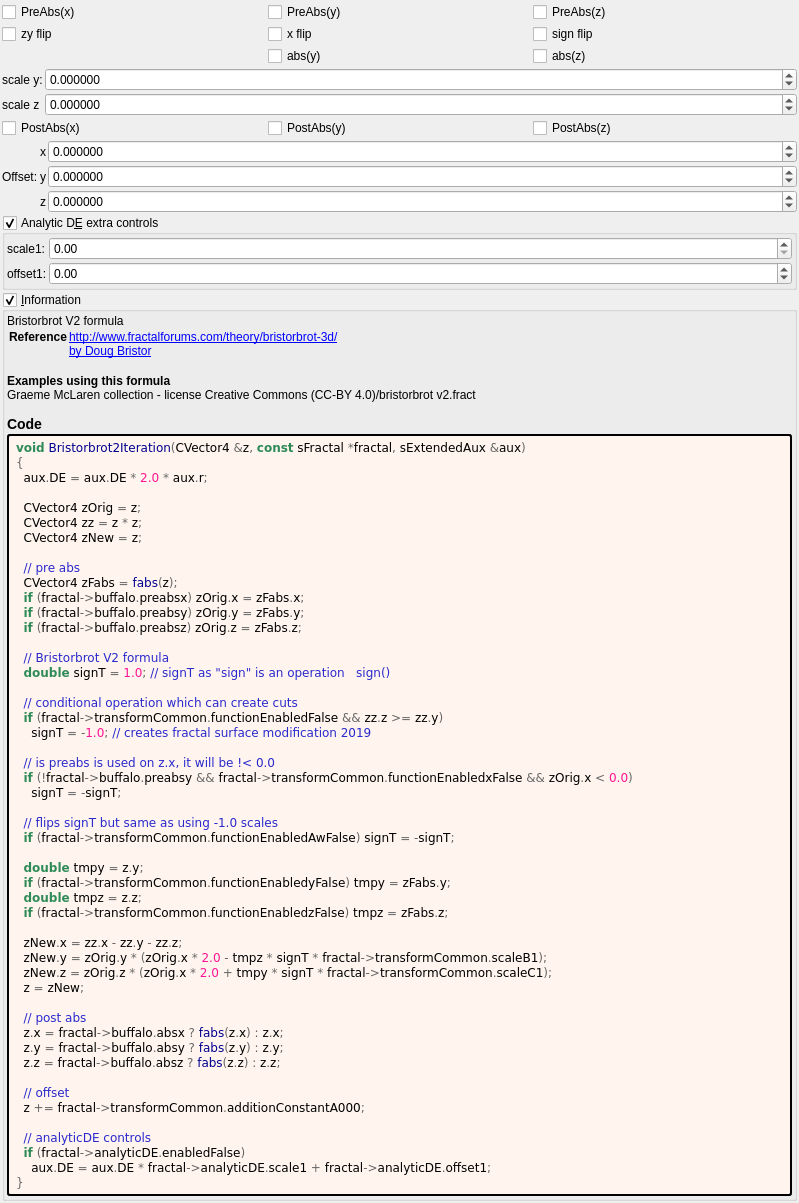
 <widget class="QWidget" name="Form">
  <property name="geometry">
   <rect>
    <x>0</x>
    <y>0</y>
    <width>799</width>
    <height>1040</height>
   </rect>
  </property>
  <property name="windowTitle">
   <string notr="true">bristorbrot2</string>
  </property>
  <layout class="QVBoxLayout" name="verticalLayout">
   <property name="spacing">
    <number>2</number>
   </property>
   <property name="leftMargin">
    <number>2</number>
   </property>
   <property name="topMargin">
    <number>2</number>
   </property>
   <property name="rightMargin">
    <number>2</number>
   </property>
   <property name="bottomMargin">
    <number>2</number>
   </property>
   <item>
    <layout class="QGridLayout" name="gridLayout_2">
     <item row="0" column="1">
      <widget class="MyCheckBox" name="checkBox_buffalo_preabs_y">
       <property name="text">
        <string>PreAbs(y)</string>
       </property>
      </widget>
     </item>
     <item row="0" column="0">
      <widget class="MyCheckBox" name="checkBox_buffalo_preabs_x">
       <property name="text">
        <string>PreAbs(x)</string>
       </property>
      </widget>
     </item>
     <item row="0" column="2">
      <widget class="MyCheckBox" name="checkBox_buffalo_preabs_z">
       <property name="text">
        <string>PreAbs(z)</string>
       </property>
      </widget>
     </item>
     <item row="1" column="0">
      <widget class="MyCheckBox" name="checkBox_transf_function_enabled_false">
       <property name="text">
        <string>zy flip</string>
       </property>
      </widget>
     </item>
     <item row="2" column="1">
      <widget class="MyCheckBox" name="checkBox_transf_function_enabledy_false">
       <property name="text">
        <string notr="true">abs(y)</string>
       </property>
      </widget>
     </item>
     <item row="2" column="2">
      <widget class="MyCheckBox" name="checkBox_transf_function_enabledz_false">
       <property name="text">
        <string notr="true">abs(z)</string>
       </property>
      </widget>
     </item>
     <item row="1" column="1">
      <widget class="MyCheckBox" name="checkBox_transf_function_enabledx_false">
       <property name="text">
        <string>x flip</string>
       </property>
      </widget>
     </item>
     <item row="1" column="2">
      <widget class="MyCheckBox" name="checkBox_transf_function_enabledAw_false">
       <property name="text">
        <string>sign flip</string>
       </property>
      </widget>
     </item>
    </layout>
   </item>
   <item>
    <layout class="QGridLayout" name="gridLayout_82" columnstretch="0,0,1">
     <property name="spacing">
      <number>2</number>
     </property>
     <item row="4" column="0">
      <widget class="QLabel" name="label_264">
       <property name="text">
        <string>scale z</string>
       </property>
      </widget>
     </item>
     <item row="3" column="0">
      <widget class="QLabel" name="label_263">
       <property name="text">
        <string>scale y:</string>
       </property>
      </widget>
     </item>
     <item row="3" column="1" colspan="2">
      <widget class="MyDoubleSpinBox" name="spinbox_transf_scaleB_1">
       <property name="sizePolicy">
        <sizepolicy hsizetype="Minimum" vsizetype="Maximum">
         <horstretch>0</horstretch>
         <verstretch>0</verstretch>
        </sizepolicy>
       </property>
       <property name="prefix">
        <string/>
       </property>
       <property name="suffix">
        <string/>
       </property>
       <property name="decimals">
        <number>6</number>
       </property>
       <property name="minimum">
        <double>-1.000000000000000</double>
       </property>
       <property name="maximum">
        <double>1.000000000000000</double>
       </property>
       <property name="singleStep">
        <double>0.100000000000000</double>
       </property>
      </widget>
     </item>
     <item row="4" column="1" colspan="2">
      <widget class="MyDoubleSpinBox" name="spinbox_transf_scaleC_1">
       <property name="sizePolicy">
        <sizepolicy hsizetype="Minimum" vsizetype="Maximum">
         <horstretch>0</horstretch>
         <verstretch>0</verstretch>
        </sizepolicy>
       </property>
       <property name="prefix">
        <string/>
       </property>
       <property name="suffix">
        <string/>
       </property>
       <property name="decimals">
        <number>6</number>
       </property>
       <property name="minimum">
        <double>-1.000000000000000</double>
       </property>
       <property name="maximum">
        <double>1.000000000000000</double>
       </property>
       <property name="singleStep">
        <double>0.100000000000000</double>
       </property>
      </widget>
     </item>
    </layout>
   </item>
   <item>
    <layout class="QGridLayout" name="gridLayout_3">
     <item row="1" column="0">
      <widget class="MyCheckBox" name="checkBox_buffalo_abs_x">
       <property name="text">
        <string notr="true">PostAbs(x)</string>
       </property>
      </widget>
     </item>
     <item row="1" column="1">
      <widget class="MyCheckBox" name="checkBox_buffalo_abs_y">
       <property name="text">
        <string notr="true">PostAbs(y)</string>
       </property>
      </widget>
     </item>
     <item row="1" column="2">
      <widget class="MyCheckBox" name="checkBox_buffalo_abs_z">
       <property name="text">
        <string notr="true">PostAbs(z)</string>
       </property>
      </widget>
     </item>
    </layout>
   </item>
   <item>
    <layout class="QGridLayout" name="gridLayout_64" columnstretch="0,0,0,1">
     <property name="spacing">
      <number>2</number>
     </property>
     <item row="3" column="2">
      <widget class="QLabel" name="label_124">
       <property name="text">
        <string notr="true">z</string>
       </property>
      </widget>
     </item>
     <item row="2" column="3">
      <widget class="MyDoubleSpinBox" name="spinbox3_transf_addition_constantA_000_y">
       <property name="sizePolicy">
        <sizepolicy hsizetype="Minimum" vsizetype="Maximum">
         <horstretch>0</horstretch>
         <verstretch>0</verstretch>
        </sizepolicy>
       </property>
       <property name="decimals">
        <number>6</number>
       </property>
       <property name="minimum">
        <double>-99.989999999999995</double>
       </property>
       <property name="maximum">
        <double>99.989999999999995</double>
       </property>
       <property name="singleStep">
        <double>0.100000000000000</double>
       </property>
      </widget>
     </item>
     <item row="3" column="3">
      <widget class="MyDoubleSpinBox" name="spinbox3_transf_addition_constantA_000_z">
       <property name="sizePolicy">
        <sizepolicy hsizetype="Minimum" vsizetype="Maximum">
         <horstretch>0</horstretch>
         <verstretch>0</verstretch>
        </sizepolicy>
       </property>
       <property name="decimals">
        <number>6</number>
       </property>
       <property name="minimum">
        <double>-99.989999999999995</double>
       </property>
       <property name="maximum">
        <double>99.989999999999995</double>
       </property>
       <property name="singleStep">
        <double>0.100000000000000</double>
       </property>
      </widget>
     </item>
     <item row="2" column="2">
      <widget class="QLabel" name="label_122">
       <property name="text">
        <string notr="true">y</string>
       </property>
      </widget>
     </item>
     <item row="1" column="3">
      <widget class="MyDoubleSpinBox" name="spinbox3_transf_addition_constantA_000_x">
       <property name="sizePolicy">
        <sizepolicy hsizetype="Minimum" vsizetype="Maximum">
         <horstretch>0</horstretch>
         <verstretch>0</verstretch>
        </sizepolicy>
       </property>
       <property name="prefix">
        <string/>
       </property>
       <property name="decimals">
        <number>6</number>
       </property>
       <property name="minimum">
        <double>-99.989999999999995</double>
       </property>
       <property name="singleStep">
        <double>0.100000000000000</double>
       </property>
      </widget>
     </item>
     <item row="1" column="2">
      <widget class="QLabel" name="label_123">
       <property name="text">
        <string notr="true">x</string>
       </property>
      </widget>
     </item>
     <item row="2" column="1">
      <widget class="QLabel" name="label_257">
       <property name="text">
        <string>Offset:</string>
       </property>
      </widget>
     </item>
    </layout>
   </item>
   <item>
    <widget class="MyGroupBox" name="groupCheck_analyticDE_enabled_false">
     <property name="title">
      <string>Analytic D&amp;E extra controls</string>
     </property>
     <property name="checkable">
      <bool>true</bool>
     </property>
     <layout class="QVBoxLayout" name="verticalLayout_13" stretch="0">
      <property name="spacing">
       <number>2</number>
      </property>
      <property name="leftMargin">
       <number>2</number>
      </property>
      <property name="topMargin">
       <number>2</number>
      </property>
      <property name="rightMargin">
       <number>2</number>
      </property>
      <property name="bottomMargin">
       <number>2</number>
      </property>
      <item>
       <layout class="QGridLayout" name="gridLayout_27" columnstretch="0,0,1">
        <property name="spacing">
         <number>2</number>
        </property>
        <item row="1" column="2">
         <widget class="MyDoubleSpinBox" name="spinbox_analyticDE_offset_1">
          <property name="sizePolicy">
           <sizepolicy hsizetype="Minimum" vsizetype="Maximum">
            <horstretch>0</horstretch>
            <verstretch>0</verstretch>
           </sizepolicy>
          </property>
          <property name="prefix">
           <string/>
          </property>
          <property name="suffix">
           <string/>
          </property>
          <property name="decimals">
           <number>2</number>
          </property>
          <property name="minimum">
           <double>-99.989999999999995</double>
          </property>
          <property name="maximum">
           <double>99.989999999999995</double>
          </property>
          <property name="singleStep">
           <double>0.100000000000000</double>
          </property>
         </widget>
        </item>
        <item row="1" column="1">
         <widget class="QLabel" name="label_177">
          <property name="text">
           <string>offset1:</string>
          </property>
         </widget>
        </item>
        <item row="0" column="1">
         <widget class="QLabel" name="label_182">
          <property name="text">
           <string>scale1:</string>
          </property>
         </widget>
        </item>
        <item row="0" column="2">
         <widget class="MyDoubleSpinBox" name="spinbox_analyticDE_scale_1">
          <property name="sizePolicy">
           <sizepolicy hsizetype="Minimum" vsizetype="Maximum">
            <horstretch>0</horstretch>
            <verstretch>0</verstretch>
           </sizepolicy>
          </property>
          <property name="prefix">
           <string/>
          </property>
          <property name="suffix">
           <string/>
          </property>
          <property name="decimals">
           <number>2</number>
          </property>
          <property name="minimum">
           <double>0.000000000000000</double>
          </property>
          <property name="maximum">
           <double>99.989999999999995</double>
          </property>
          <property name="singleStep">
           <double>0.100000000000000</double>
          </property>
         </widget>
        </item>
       </layout>
      </item>
     </layout>
    </widget>
   </item>
   <item>
    <widget class="MyGroupBox" name="groupCheck_info">
     <property name="title">
      <string>&amp;Information</string>
     </property>
     <property name="flat">
      <bool>false</bool>
     </property>
     <property name="checkable">
      <bool>true</bool>
     </property>
     <layout class="QVBoxLayout" name="verticalLayout_2">
      <property name="spacing">
       <number>2</number>
      </property>
      <property name="leftMargin">
       <number>2</number>
      </property>
      <property name="topMargin">
       <number>2</number>
      </property>
      <property name="rightMargin">
       <number>2</number>
      </property>
      <property name="bottomMargin">
       <number>2</number>
      </property>
      <item>
       <widget class="QLabel" name="label_information_general">
        <property name="text">
         <string notr="true">&lt;p&gt;Bristorbrot V2 formula&lt;/p&gt;&lt;table&gt;
&lt;tr&gt;&lt;th&gt;Reference&lt;/th&gt;&lt;td&gt;&lt;a href=&quot;http://www.fractalforums.com/theory/bristorbrot-3d/&quot;&gt;http://www.fractalforums.com/theory/bristorbrot-3d/&lt;br&gt;
&lt;a href=&quot;by Doug Bristor&quot;&gt;by Doug Bristor&lt;br&gt;
&lt;/td&gt;&lt;/tr&gt;
&lt;/table&gt;
&lt;br&gt;&lt;b&gt;Examples using this formula&lt;/b&gt;&lt;br&gt;Graeme McLaren  collection - license Creative Commons  (CC-BY 4.0)/bristorbrot v2.fract&lt;h3&gt;Code&lt;/h3&gt;</string>
        </property>
        <property name="wordWrap">
         <bool>true</bool>
        </property>
        <property name="openExternalLinks">
         <bool>true</bool>
        </property>
        <property name="textInteractionFlags">
         <set>Qt::LinksAccessibleByMouse|Qt::TextSelectableByMouse</set>
        </property>
       </widget>
      </item>
      <item>
       <widget class="QLabel" name="label_code_content">
        <property name="styleSheet">
         <string notr="true">border-style: outset; border-width: 2px; border-radius: 3px; border-color: black; background-color: #fff5ee; padding: 4px;</string>
        </property>
        <property name="text">
         <string notr="true">&lt;body style=&quot;background-color:#fff5ee&quot;&gt;
&lt;pre style=&quot;color:#000000; background-color:#fff5ee;  font-family:&#039;Courier New&#039;,monospace;white-space: pre-wrap;&quot;&gt;&lt;span style=&quot;color:#2e8b57; font-weight:bold&quot;&gt;void&lt;/span&gt; &lt;span style=&quot;color:#00008f&quot;&gt;Bristorbrot2Iteration&lt;/span&gt;&lt;span style=&quot;color:#676767&quot;&gt;(&lt;/span&gt;CVector4 &lt;span style=&quot;color:#676767&quot;&gt;&amp;amp;&lt;/span&gt;z&lt;span style=&quot;color:#676767&quot;&gt;,&lt;/span&gt; &lt;span style=&quot;color:#2e8b57; font-weight:bold&quot;&gt;const&lt;/span&gt; sFractal &lt;span style=&quot;color:#676767&quot;&gt;*&lt;/span&gt;fractal&lt;span style=&quot;color:#676767&quot;&gt;,&lt;/span&gt; sExtendedAux &lt;span style=&quot;color:#676767&quot;&gt;&amp;amp;&lt;/span&gt;aux&lt;span style=&quot;color:#676767&quot;&gt;)&lt;/span&gt;
&lt;span style=&quot;color:#676767&quot;&gt;{&lt;/span&gt;
  aux&lt;span style=&quot;color:#676767&quot;&gt;.&lt;/span&gt;DE &lt;span style=&quot;color:#676767&quot;&gt;=&lt;/span&gt; aux&lt;span style=&quot;color:#676767&quot;&gt;.&lt;/span&gt;DE &lt;span style=&quot;color:#676767&quot;&gt;*&lt;/span&gt; &lt;span style=&quot;color:#ff1493&quot;&gt;2.0&lt;/span&gt; &lt;span style=&quot;color:#676767&quot;&gt;*&lt;/span&gt; aux&lt;span style=&quot;color:#676767&quot;&gt;.&lt;/span&gt;r&lt;span style=&quot;color:#676767&quot;&gt;;&lt;/span&gt;

  CVector4 zOrig &lt;span style=&quot;color:#676767&quot;&gt;=&lt;/span&gt; z&lt;span style=&quot;color:#676767&quot;&gt;;&lt;/span&gt;
  CVector4 zz &lt;span style=&quot;color:#676767&quot;&gt;=&lt;/span&gt; z &lt;span style=&quot;color:#676767&quot;&gt;*&lt;/span&gt; z&lt;span style=&quot;color:#676767&quot;&gt;;&lt;/span&gt;
  CVector4 zNew &lt;span style=&quot;color:#676767&quot;&gt;=&lt;/span&gt; z&lt;span style=&quot;color:#676767&quot;&gt;;&lt;/span&gt;

  &lt;span style=&quot;color:#2929cc&quot;&gt;// pre abs&lt;/span&gt;
  CVector4 zFabs &lt;span style=&quot;color:#676767&quot;&gt;=&lt;/span&gt; &lt;span style=&quot;color:#00008f&quot;&gt;fabs&lt;/span&gt;&lt;span style=&quot;color:#676767&quot;&gt;(&lt;/span&gt;z&lt;span style=&quot;color:#676767&quot;&gt;);&lt;/span&gt;
  &lt;span style=&quot;color:#2e8b57; font-weight:bold&quot;&gt;if&lt;/span&gt; &lt;span style=&quot;color:#676767&quot;&gt;(&lt;/span&gt;fractal&lt;span style=&quot;color:#676767&quot;&gt;-&amp;gt;&lt;/span&gt;buffalo&lt;span style=&quot;color:#676767&quot;&gt;.&lt;/span&gt;preabsx&lt;span style=&quot;color:#676767&quot;&gt;)&lt;/span&gt; zOrig&lt;span style=&quot;color:#676767&quot;&gt;.&lt;/span&gt;x &lt;span style=&quot;color:#676767&quot;&gt;=&lt;/span&gt; zFabs&lt;span style=&quot;color:#676767&quot;&gt;.&lt;/span&gt;x&lt;span style=&quot;color:#676767&quot;&gt;;&lt;/span&gt;
  &lt;span style=&quot;color:#2e8b57; font-weight:bold&quot;&gt;if&lt;/span&gt; &lt;span style=&quot;color:#676767&quot;&gt;(&lt;/span&gt;fractal&lt;span style=&quot;color:#676767&quot;&gt;-&amp;gt;&lt;/span&gt;buffalo&lt;span style=&quot;color:#676767&quot;&gt;.&lt;/span&gt;preabsy&lt;span style=&quot;color:#676767&quot;&gt;)&lt;/span&gt; zOrig&lt;span style=&quot;color:#676767&quot;&gt;.&lt;/span&gt;y &lt;span style=&quot;color:#676767&quot;&gt;=&lt;/span&gt; zFabs&lt;span style=&quot;color:#676767&quot;&gt;.&lt;/span&gt;y&lt;span style=&quot;color:#676767&quot;&gt;;&lt;/span&gt;
  &lt;span style=&quot;color:#2e8b57; font-weight:bold&quot;&gt;if&lt;/span&gt; &lt;span style=&quot;color:#676767&quot;&gt;(&lt;/span&gt;fractal&lt;span style=&quot;color:#676767&quot;&gt;-&amp;gt;&lt;/span&gt;buffalo&lt;span style=&quot;color:#676767&quot;&gt;.&lt;/span&gt;preabsz&lt;span style=&quot;color:#676767&quot;&gt;)&lt;/span&gt; zOrig&lt;span style=&quot;color:#676767&quot;&gt;.&lt;/span&gt;z &lt;span style=&quot;color:#676767&quot;&gt;=&lt;/span&gt; zFabs&lt;span style=&quot;color:#676767&quot;&gt;.&lt;/span&gt;z&lt;span style=&quot;color:#676767&quot;&gt;;&lt;/span&gt;

  &lt;span style=&quot;color:#2929cc&quot;&gt;// Bristorbrot V2 formula&lt;/span&gt;
  &lt;span style=&quot;color:#2e8b57; font-weight:bold&quot;&gt;double&lt;/span&gt; signT &lt;span style=&quot;color:#676767&quot;&gt;=&lt;/span&gt; &lt;span style=&quot;color:#ff1493&quot;&gt;1.0&lt;/span&gt;&lt;span style=&quot;color:#676767&quot;&gt;;&lt;/span&gt; &lt;span style=&quot;color:#2929cc&quot;&gt;// signT as &amp;quot;sign&amp;quot; is an operation   sign()&lt;/span&gt;

  &lt;span style=&quot;color:#2929cc&quot;&gt;// conditional operation which can create cuts&lt;/span&gt;
  &lt;span style=&quot;color:#2e8b57; font-weight:bold&quot;&gt;if&lt;/span&gt; &lt;span style=&quot;color:#676767&quot;&gt;(&lt;/span&gt;fractal&lt;span style=&quot;color:#676767&quot;&gt;-&amp;gt;&lt;/span&gt;transformCommon&lt;span style=&quot;color:#676767&quot;&gt;.&lt;/span&gt;functionEnabledFalse &lt;span style=&quot;color:#676767&quot;&gt;&amp;amp;&amp;amp;&lt;/span&gt; zz&lt;span style=&quot;color:#676767&quot;&gt;.&lt;/span&gt;z &lt;span style=&quot;color:#676767&quot;&gt;&amp;gt;=&lt;/span&gt; zz&lt;span style=&quot;color:#676767&quot;&gt;.&lt;/span&gt;y&lt;span style=&quot;color:#676767&quot;&gt;)&lt;/span&gt;
    signT &lt;span style=&quot;color:#676767&quot;&gt;= -&lt;/span&gt;&lt;span style=&quot;color:#ff1493&quot;&gt;1.0&lt;/span&gt;&lt;span style=&quot;color:#676767&quot;&gt;;&lt;/span&gt; &lt;span style=&quot;color:#2929cc&quot;&gt;// creates fractal surface modification 2019&lt;/span&gt;

  &lt;span style=&quot;color:#2929cc&quot;&gt;// is preabs is used on z.x, it will be !&amp;lt; 0.0&lt;/span&gt;
  &lt;span style=&quot;color:#2e8b57; font-weight:bold&quot;&gt;if&lt;/span&gt; &lt;span style=&quot;color:#676767&quot;&gt;(!&lt;/span&gt;fractal&lt;span style=&quot;color:#676767&quot;&gt;-&amp;gt;&lt;/span&gt;buffalo&lt;span style=&quot;color:#676767&quot;&gt;.&lt;/span&gt;preabsy &lt;span style=&quot;color:#676767&quot;&gt;&amp;amp;&amp;amp;&lt;/span&gt; fractal&lt;span style=&quot;color:#676767&quot;&gt;-&amp;gt;&lt;/span&gt;transformCommon&lt;span style=&quot;color:#676767&quot;&gt;.&lt;/span&gt;functionEnabledxFalse &lt;span style=&quot;color:#676767&quot;&gt;&amp;amp;&amp;amp;&lt;/span&gt; zOrig&lt;span style=&quot;color:#676767&quot;&gt;.&lt;/span&gt;x &lt;span style=&quot;color:#676767&quot;&gt;&amp;lt;&lt;/span&gt; &lt;span style=&quot;color:#ff1493&quot;&gt;0.0&lt;/span&gt;&lt;span style=&quot;color:#676767&quot;&gt;)&lt;/span&gt;
    signT &lt;span style=&quot;color:#676767&quot;&gt;= -&lt;/span&gt;signT&lt;span style=&quot;color:#676767&quot;&gt;;&lt;/span&gt;

  &lt;span style=&quot;color:#2929cc&quot;&gt;// flips signT but same as using -1.0 scales&lt;/span&gt;
  &lt;span style=&quot;color:#2e8b57; font-weight:bold&quot;&gt;if&lt;/span&gt; &lt;span style=&quot;color:#676767&quot;&gt;(&lt;/span&gt;fractal&lt;span style=&quot;color:#676767&quot;&gt;-&amp;gt;&lt;/span&gt;transformCommon&lt;span style=&quot;color:#676767&quot;&gt;.&lt;/span&gt;functionEnabledAwFalse&lt;span style=&quot;color:#676767&quot;&gt;)&lt;/span&gt; signT &lt;span style=&quot;color:#676767&quot;&gt;= -&lt;/span&gt;signT&lt;span style=&quot;color:#676767&quot;&gt;;&lt;/span&gt;

  &lt;span style=&quot;color:#2e8b57; font-weight:bold&quot;&gt;double&lt;/span&gt; tmpy &lt;span style=&quot;color:#676767&quot;&gt;=&lt;/span&gt; z&lt;span style=&quot;color:#676767&quot;&gt;.&lt;/span&gt;y&lt;span style=&quot;color:#676767&quot;&gt;;&lt;/span&gt;
  &lt;span style=&quot;color:#2e8b57; font-weight:bold&quot;&gt;if&lt;/span&gt; &lt;span style=&quot;color:#676767&quot;&gt;(&lt;/span&gt;fractal&lt;span style=&quot;color:#676767&quot;&gt;-&amp;gt;&lt;/span&gt;transformCommon&lt;span style=&quot;color:#676767&quot;&gt;.&lt;/span&gt;functionEnabledyFalse&lt;span style=&quot;color:#676767&quot;&gt;)&lt;/span&gt; tmpy &lt;span style=&quot;color:#676767&quot;&gt;=&lt;/span&gt; zFabs&lt;span style=&quot;color:#676767&quot;&gt;.&lt;/span&gt;y&lt;span style=&quot;color:#676767&quot;&gt;;&lt;/span&gt;
  &lt;span style=&quot;color:#2e8b57; font-weight:bold&quot;&gt;double&lt;/span&gt; tmpz &lt;span style=&quot;color:#676767&quot;&gt;=&lt;/span&gt; z&lt;span style=&quot;color:#676767&quot;&gt;.&lt;/span&gt;z&lt;span style=&quot;color:#676767&quot;&gt;;&lt;/span&gt;
  &lt;span style=&quot;color:#2e8b57; font-weight:bold&quot;&gt;if&lt;/span&gt; &lt;span style=&quot;color:#676767&quot;&gt;(&lt;/span&gt;fractal&lt;span style=&quot;color:#676767&quot;&gt;-&amp;gt;&lt;/span&gt;transformCommon&lt;span style=&quot;color:#676767&quot;&gt;.&lt;/span&gt;functionEnabledzFalse&lt;span style=&quot;color:#676767&quot;&gt;)&lt;/span&gt; tmpz &lt;span style=&quot;color:#676767&quot;&gt;=&lt;/span&gt; zFabs&lt;span style=&quot;color:#676767&quot;&gt;.&lt;/span&gt;z&lt;span style=&quot;color:#676767&quot;&gt;;&lt;/span&gt;

  zNew&lt;span style=&quot;color:#676767&quot;&gt;.&lt;/span&gt;x &lt;span style=&quot;color:#676767&quot;&gt;=&lt;/span&gt; zz&lt;span style=&quot;color:#676767&quot;&gt;.&lt;/span&gt;x &lt;span style=&quot;color:#676767&quot;&gt;-&lt;/span&gt; zz&lt;span style=&quot;color:#676767&quot;&gt;.&lt;/span&gt;y &lt;span style=&quot;color:#676767&quot;&gt;-&lt;/span&gt; zz&lt;span style=&quot;color:#676767&quot;&gt;.&lt;/span&gt;z&lt;span style=&quot;color:#676767&quot;&gt;;&lt;/span&gt;
  zNew&lt;span style=&quot;color:#676767&quot;&gt;.&lt;/span&gt;y &lt;span style=&quot;color:#676767&quot;&gt;=&lt;/span&gt; zOrig&lt;span style=&quot;color:#676767&quot;&gt;.&lt;/span&gt;y &lt;span style=&quot;color:#676767&quot;&gt;* (&lt;/span&gt;zOrig&lt;span style=&quot;color:#676767&quot;&gt;.&lt;/span&gt;x &lt;span style=&quot;color:#676767&quot;&gt;*&lt;/span&gt; &lt;span style=&quot;color:#ff1493&quot;&gt;2.0&lt;/span&gt; &lt;span style=&quot;color:#676767&quot;&gt;-&lt;/span&gt; tmpz &lt;span style=&quot;color:#676767&quot;&gt;*&lt;/span&gt; signT &lt;span style=&quot;color:#676767&quot;&gt;*&lt;/span&gt; fractal&lt;span style=&quot;color:#676767&quot;&gt;-&amp;gt;&lt;/span&gt;transformCommon&lt;span style=&quot;color:#676767&quot;&gt;.&lt;/span&gt;scaleB1&lt;span style=&quot;color:#676767&quot;&gt;);&lt;/span&gt;
  zNew&lt;span style=&quot;color:#676767&quot;&gt;.&lt;/span&gt;z &lt;span style=&quot;color:#676767&quot;&gt;=&lt;/span&gt; zOrig&lt;span style=&quot;color:#676767&quot;&gt;.&lt;/span&gt;z &lt;span style=&quot;color:#676767&quot;&gt;* (&lt;/span&gt;zOrig&lt;span style=&quot;color:#676767&quot;&gt;.&lt;/span&gt;x &lt;span style=&quot;color:#676767&quot;&gt;*&lt;/span&gt; &lt;span style=&quot;color:#ff1493&quot;&gt;2.0&lt;/span&gt; &lt;span style=&quot;color:#676767&quot;&gt;+&lt;/span&gt; tmpy &lt;span style=&quot;color:#676767&quot;&gt;*&lt;/span&gt; signT &lt;span style=&quot;color:#676767&quot;&gt;*&lt;/span&gt; fractal&lt;span style=&quot;color:#676767&quot;&gt;-&amp;gt;&lt;/span&gt;transformCommon&lt;span style=&quot;color:#676767&quot;&gt;.&lt;/span&gt;scaleC1&lt;span style=&quot;color:#676767&quot;&gt;);&lt;/span&gt;
  z &lt;span style=&quot;color:#676767&quot;&gt;=&lt;/span&gt; zNew&lt;span style=&quot;color:#676767&quot;&gt;;&lt;/span&gt;

  &lt;span style=&quot;color:#2929cc&quot;&gt;// post abs&lt;/span&gt;
  z&lt;span style=&quot;color:#676767&quot;&gt;.&lt;/span&gt;x &lt;span style=&quot;color:#676767&quot;&gt;=&lt;/span&gt; fractal&lt;span style=&quot;color:#676767&quot;&gt;-&amp;gt;&lt;/span&gt;buffalo&lt;span style=&quot;color:#676767&quot;&gt;.&lt;/span&gt;absx &lt;span style=&quot;color:#676767&quot;&gt;?&lt;/span&gt; &lt;span style=&quot;color:#00008f&quot;&gt;fabs&lt;/span&gt;&lt;span style=&quot;color:#676767&quot;&gt;(&lt;/span&gt;z&lt;span style=&quot;color:#676767&quot;&gt;.&lt;/span&gt;x&lt;span style=&quot;color:#676767&quot;&gt;) :&lt;/span&gt; z&lt;span style=&quot;color:#676767&quot;&gt;.&lt;/span&gt;x&lt;span style=&quot;color:#676767&quot;&gt;;&lt;/span&gt;
  z&lt;span style=&quot;color:#676767&quot;&gt;.&lt;/span&gt;y &lt;span style=&quot;color:#676767&quot;&gt;=&lt;/span&gt; fractal&lt;span style=&quot;color:#676767&quot;&gt;-&amp;gt;&lt;/span&gt;buffalo&lt;span style=&quot;color:#676767&quot;&gt;.&lt;/span&gt;absy &lt;span style=&quot;color:#676767&quot;&gt;?&lt;/span&gt; &lt;span style=&quot;color:#00008f&quot;&gt;fabs&lt;/span&gt;&lt;span style=&quot;color:#676767&quot;&gt;(&lt;/span&gt;z&lt;span style=&quot;color:#676767&quot;&gt;.&lt;/span&gt;y&lt;span style=&quot;color:#676767&quot;&gt;) :&lt;/span&gt; z&lt;span style=&quot;color:#676767&quot;&gt;.&lt;/span&gt;y&lt;span style=&quot;color:#676767&quot;&gt;;&lt;/span&gt;
  z&lt;span style=&quot;color:#676767&quot;&gt;.&lt;/span&gt;z &lt;span style=&quot;color:#676767&quot;&gt;=&lt;/span&gt; fractal&lt;span style=&quot;color:#676767&quot;&gt;-&amp;gt;&lt;/span&gt;buffalo&lt;span style=&quot;color:#676767&quot;&gt;.&lt;/span&gt;absz &lt;span style=&quot;color:#676767&quot;&gt;?&lt;/span&gt; &lt;span style=&quot;color:#00008f&quot;&gt;fabs&lt;/span&gt;&lt;span style=&quot;color:#676767&quot;&gt;(&lt;/span&gt;z&lt;span style=&quot;color:#676767&quot;&gt;.&lt;/span&gt;z&lt;span style=&quot;color:#676767&quot;&gt;) :&lt;/span&gt; z&lt;span style=&quot;color:#676767&quot;&gt;.&lt;/span&gt;z&lt;span style=&quot;color:#676767&quot;&gt;;&lt;/span&gt;

  &lt;span style=&quot;color:#2929cc&quot;&gt;// offset&lt;/span&gt;
  z &lt;span style=&quot;color:#676767&quot;&gt;+=&lt;/span&gt; fractal&lt;span style=&quot;color:#676767&quot;&gt;-&amp;gt;&lt;/span&gt;transformCommon&lt;span style=&quot;color:#676767&quot;&gt;.&lt;/span&gt;additionConstantA000&lt;span style=&quot;color:#676767&quot;&gt;;&lt;/span&gt;

  &lt;span style=&quot;color:#2929cc&quot;&gt;// analyticDE controls&lt;/span&gt;
  &lt;span style=&quot;color:#2e8b57; font-weight:bold&quot;&gt;if&lt;/span&gt; &lt;span style=&quot;color:#676767&quot;&gt;(&lt;/span&gt;fractal&lt;span style=&quot;color:#676767&quot;&gt;-&amp;gt;&lt;/span&gt;analyticDE&lt;span style=&quot;color:#676767&quot;&gt;.&lt;/span&gt;enabledFalse&lt;span style=&quot;color:#676767&quot;&gt;)&lt;/span&gt;
    aux&lt;span style=&quot;color:#676767&quot;&gt;.&lt;/span&gt;DE &lt;span style=&quot;color:#676767&quot;&gt;=&lt;/span&gt; aux&lt;span style=&quot;color:#676767&quot;&gt;.&lt;/span&gt;DE &lt;span style=&quot;color:#676767&quot;&gt;*&lt;/span&gt; fractal&lt;span style=&quot;color:#676767&quot;&gt;-&amp;gt;&lt;/span&gt;analyticDE&lt;span style=&quot;color:#676767&quot;&gt;.&lt;/span&gt;scale1 &lt;span style=&quot;color:#676767&quot;&gt;+&lt;/span&gt; fractal&lt;span style=&quot;color:#676767&quot;&gt;-&amp;gt;&lt;/span&gt;analyticDE&lt;span style=&quot;color:#676767&quot;&gt;.&lt;/span&gt;offset1&lt;span style=&quot;color:#676767&quot;&gt;;&lt;/span&gt;
&lt;span style=&quot;color:#676767&quot;&gt;}&lt;/span&gt;
&lt;/pre&gt;
&lt;/body&gt;</string>
        </property>
        <property name="wordWrap">
         <bool>true</bool>
        </property>
        <property name="openExternalLinks">
         <bool>true</bool>
        </property>
        <property name="textInteractionFlags">
         <set>Qt::LinksAccessibleByMouse|Qt::TextSelectableByMouse</set>
        </property>
       </widget>
      </item>
     </layout>
    </widget>
   </item>
   <item>
    <spacer name="verticalSpacer">
     <property name="orientation">
      <enum>Qt::Vertical</enum>
     </property>
     <property name="sizeHint" stdset="0">
      <size>
       <width>20</width>
       <height>40</height>
      </size>
     </property>
    </spacer>
   </item>
  </layout>
 </widget>
